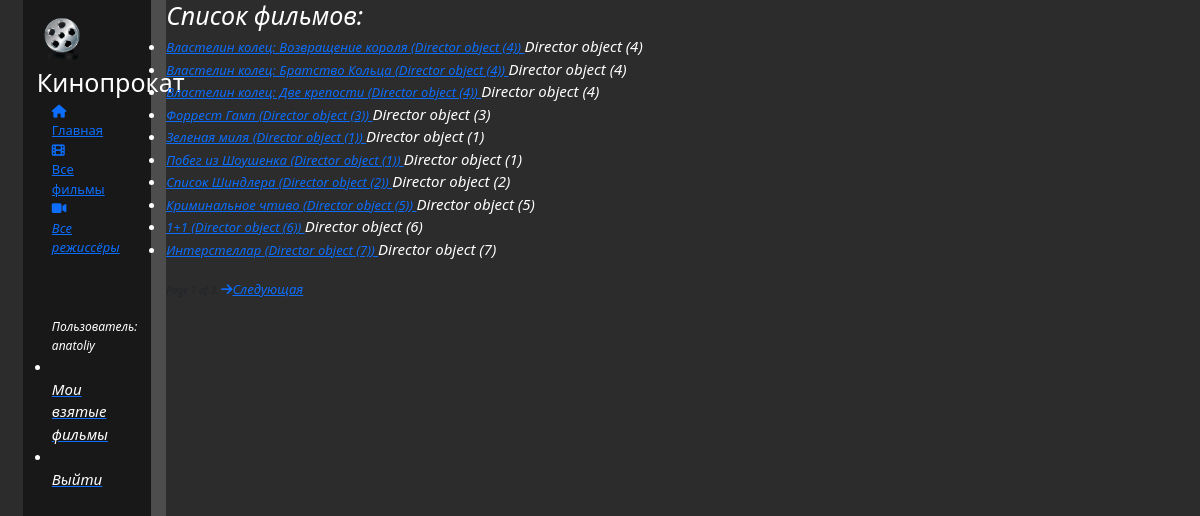
Screenshot of /catalog/movies/ (signed in) with the database file from the repository.
### catalog/models.py (models this page shows)
class Movie(models.Model):
    title = models.CharField(max_length=200)
    director = models.ForeignKey('Director', on_delete=models.SET_NULL, null=True)
    synopsis = models.TextField(max_length=1000, help_text="Введите краткое описание фильма:")
    genre = models.ManyToManyField(Genre, help_text="Выберите жанр этого фильма:")

class Director(models.Model):
    first_name = models.CharField(max_length=100)
    last_name = models.CharField(max_length=100)
    date_of_birth = models.DateField(null=True, blank=True)
    date_of_death = models.DateField('Мёртв', null=True, blank=True)

### catalog/views.py (the view)
class MovieListView(generic.ListView):
    model = Movie
    paginate_by = 10

### catalog/templates/catalog/movie_list.html (shortened to what this page needs)
{% extends "base_generic.html" %}
{% block content %}
<h1>Список фильмов:</h1>
{% if movie_list %}
<ul>
    {% for movie in movie_list %}
    <li>
        <a href="{{ movie.get_absolute_url }}"> {{ movie.title }}  </a>
        <a href="{{ director.get_absolute_url }}"> ({{movie.director}}) </a>
        {{movie.director}}
    </li>
    {% endfor %}
</ul>
{% else %}
<p>В кинопрокате нет фильмов.</p>
{% endif %}
{% endblock %}

### catalog/templates/base_generic.html (shortened to what this page needs)
{% load static %}
<!DOCTYPE html>
<html lang="en">
<head>
  <link rel="stylesheet" href="https://maxcdn.bootstrapcdn.com/bootstrap/3.3.7/css/bootstrap.min.css">
  {% load static %}
  <link rel="stylesheet" href="https://cdn.jsdelivr.net/npm/bootstrap@5.2.0/dist/css/bootstrap.min.css">
  <link rel="stylesheet" href="{% static 'css\catalog.css' %}" type='text/css'>
  <link rel="stylesheet" href="https://use.fontawesome.com/releases/v5.8.2/css/all.css">
</head>
<body>
  <div class="container-fluid">
      <div class="col-sm-10 ">
      <aside>
          <img src="{% static 'img\logo.png' %}" alt="Лого">
          <span class="logo"> Кинопрокат </span>
          <div class="col-sm-2">
      {% block scidebar %}
        <a href="{% url 'index' %}"><i class="fa-solid fa-house" class="pointer"></i>Главная</a>
        <a href="{% url 'movies' %}"><i class="fa-solid fa-film" class="pointer"></i> Все фильмы</a>
        <a href=""><i class="fa-solid fa-video" class="pointer"></i><i>Все режиссёры</a>
              <ul class="sidebar-nav">
             {% if user.is_authenticated %}
        <big>Пользователь: {{ user.get_username }}</big>
        <a href="{% url 'my-borrowed' %}"><li>Мои взятые фильмы</li></a>
        <a href="{% url 'logout'%}?next={{request.path}}"><li>Выйти</li></a>
        {% else %}
        <li><a href="{% url 'login'%}?next={{request.path}}" class="pointer">Войти</a></li>
            {% endif %}
                </ul>
            {% endblock %}
      </aside>
      <main>
        {% block content %}
        {% endblock %}
      </main>
      {% block pagination %}
      {% if is_paginated %}
      <div class="pagination">
          <span class="page-links">
              <span class="page-current">
                  Page {{ page_obj.number }} of {{ page_obj.paginator.num_pages }}.
              </span>
              {% if page_obj.has_next %}
                  <a href="{{ request.path }}?page={{ page_obj.next_page_number }}"><i class="fa-solid fa-arrow-right" class="pointer"></i>Следующая</a>
              {% endif %}
          </span>
      </div>
  </div>
  {% endif %}
{% endblock %}
      </div>
</body>
</html>

### static/css/catalog.css (style rules this page uses)
body { background: #2c2c2c; background-image:url('3.png'); }
a { font-size: 13px; }
li, p, h2 { font-size: 15px; color: white; }
h1 { color: white; }
aside { float: left; background: #181818; width: 15%; padding: 1.5%; height: 100vh; color: #ffffff; border-right: 15px solid #4d4d4d; }
.logo { font-size: 25px; }
aside img { width: 50px; float: left; }
.sidebar-nav { margin-top: 60px; padding: 50%; list-style: no ne; }

### rows the page displays
Movie: title "Властелин колец: Возвращение короля", director "Director object (4)"
Movie: title "Властелин колец: Братство Кольца", director "Director object (4)"
Movie: title "Властелин колец: Две крепости", director "Director object (4)"
Movie: title "Форрест Гамп", director "Director object (3)"
Movie: title "Зеленая миля", director "Director object (1)"
Movie: title "Побег из Шоушенка", director "Director object (1)"
Movie: title "Список Шиндлера", director "Director object (2)"
Movie: title "Криминальное чтиво", director "Director object (5)"
Movie: title "1+1", director "Director object (6)"
Movie: title "Интерстеллар", director "Director object (7)"

### other values shown
{{ user.get_username }} "anatoliy"
